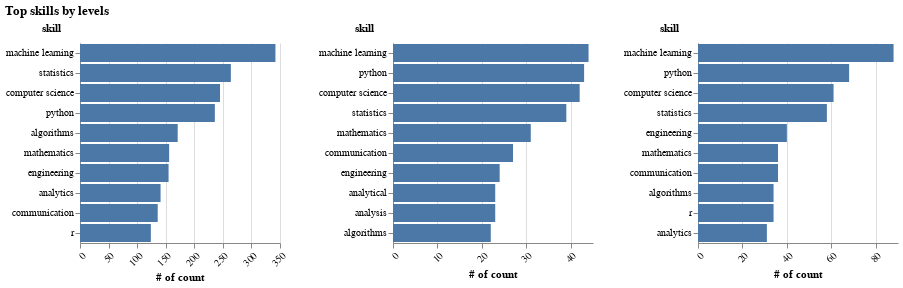

The cell this chart's notebook holds for it:
### Code cell
height=200
    width=200
    s_chart=alt.Chart(df_sr
                         ).mark_bar().encode(
        y=alt.Y('skill:N', sort='-x',title='skill'),
        x=alt.X('cnt:Q',title=' # of count',axis=alt.Axis( 
                                   labelAngle=-45, 
                                   labelOverlap=False)),
        tooltip=[
                 alt.Tooltip('cnt:Q', format='d'),
                ]
    ).properties(
        height=height, width=width,
    )

    j_chart=alt.Chart(df_jr
                         ).mark_bar().encode(
        y=alt.Y('skill:N', sort='-x',title='skill'),
        x=alt.X('cnt:Q',title=' # of count',axis=alt.Axis( 
                                   labelAngle=-45, 
                                   labelOverlap=False)),
        tooltip=[
                 alt.Tooltip('cnt:Q', format='d'),
                ]
    ).properties(
        height=height, width=width,
    )
    o_chart=alt.Chart(df_ot
                         ).mark_bar().encode(
        y=alt.Y('skill:N', sort='-x',title='skill'),
        x=alt.X('cnt:Q',title=' # of count',axis=alt.Axis( 
                                   labelAngle=-45, 
                                   labelOverlap=False)),
        tooltip=[
                 alt.Tooltip('cnt:Q', format='d'),
                ]
    ).properties(
        height=height, width=width,
    )
 
    (s_chart | j_chart | o_chart).properties(
        title='Top skills by levels').configure_view(
        strokeOpacity=0 # Remove the border of chart title
    ).configure_concat(
        spacing=30 # Padding among all charts vertically
    ).configure_axisY(  # Change y title to horizontally
        titleAngle=0,
        titleAlign="right",
        titleY=-10,
        titleX=-20,
    )

### Figure 1 — Vega-Lite specification as saved in the notebook (floating-point values rounded to 4 significant figures)
{"config": {"view": {"continuousWidth": 400, "continuousHeight": 300, "strokeOpacity": 0}, "axisY": {"titleAlign": "right", "titleAngle": 0, "titleX": -20, "titleY": -10}, "concat": {"spacing": 30}}, "hconcat": [{"data": {"name": "data-861f9489b8450953e56645fbd63f2df5"}, "mark": "bar", "encoding": {"tooltip": [{"type": "quantitative", "field": "cnt", "format": "d"}], "x": {"type": "quantitative", "axis": {"labelAngle": -45, "labelOverlap": false}, "field": "cnt", "title": " # of count"}, "y": {"type": "nominal", "field": "skill", "sort": "-x", "title": "skill"}}, "height": 200, "width": 200}, {"data": {"name": "data-cb85e1c3add54b983b338a9fc60158c1"}, "mark": "bar", "encoding": {"tooltip": [{"type": "quantitative", "field": "cnt", "format": "d"}], "x": {"type": "quantitative", "axis": {"labelAngle": -45, "labelOverlap": false}, "field": "cnt", "title": " # of count"}, "y": {"type": "nominal", "field": "skill", "sort": "-x", "title": "skill"}}, "height": 200, "width": 200}, {"data": {"name": "data-70ff4c33cf4aca2b6da81a992b063eee"}, "mark": "bar", "encoding": {"tooltip": [{"type": "quantitative", "field": "cnt", "format": "d"}], "x": {"type": "quantitative", "axis": {"labelAngle": -45, "labelOverlap": false}, "field": "cnt", "title": " # of count"}, "y": {"type": "nominal", "field": "skill", "sort": "-x", "title": "skill"}}, "height": 200, "width": 200}], "title": "Top skills by levels", "$schema": "https://vega.github.io/schema/vega-lite/v4.8.1.json", "datasets": {"data-861f9489b8450953e56645fbd63f2df5": [{"type": "senior", "skill": "machine learning", "cnt": 342}, {"type": "senior", "skill": "statistics", "cnt": 264}, {"type": "senior", "skill": "computer science", "cnt": 245}, {"type": "senior", "skill": "python", "cnt": 236}, {"type": "senior", "skill": "algorithms", "cnt": 171}, {"type": "senior", "skill": "mathematics", "cnt": 156}, {"type": "senior", "skill": "engineering", "cnt": 155}, {"type": "senior", "skill": "analytics", "cnt": 141}, {"type": "senior", "skill": "communication", "cnt": 136}, {"type": "senior", "skill": "r", "cnt": 124}], "data-cb85e1c3add54b983b338a9fc60158c1": [{"type": "junior", "skill": "machine learning", "cnt": 44}, {"type": "junior", "skill": "python", "cnt": 43}, {"type": "junior", "skill": "computer science", "cnt": 42}, {"type": "junior", "skill": "statistics", "cnt": 39}, {"type": "junior", "skill": "mathematics", "cnt": 31}, {"type": "junior", "skill": "communication", "cnt": 27}, {"type": "junior", "skill": "engineering", "cnt": 24}, {"type": "junior", "skill": "analytical", "cnt": 23}, {"type": "junior", "skill": "analysis", "cnt": 23}, {"type": "junior", "skill": "algorithms", "cnt": 22}], "data-70ff4c33cf4aca2b6da81a992b063eee": [{"type": "others", "skill": "machine learning", "cnt": 88}, {"type": "others", "skill": "python", "cnt": 68}, {"type": "others", "skill": "computer science", "cnt": 61}, {"type": "others", "skill": "statistics", "cnt": 58}, {"type": "others", "skill": "engineering", "cnt": 40}, {"type": "others", "skill": "mathematics", "cnt": 36}, {"type": "others", "skill": "communication", "cnt": 36}, {"type": "others", "skill": "algorithms", "cnt": 34}, {"type": "others", "skill": "r", "cnt": 34}, {"type": "others", "skill": "analytics", "cnt": 31}]}}
